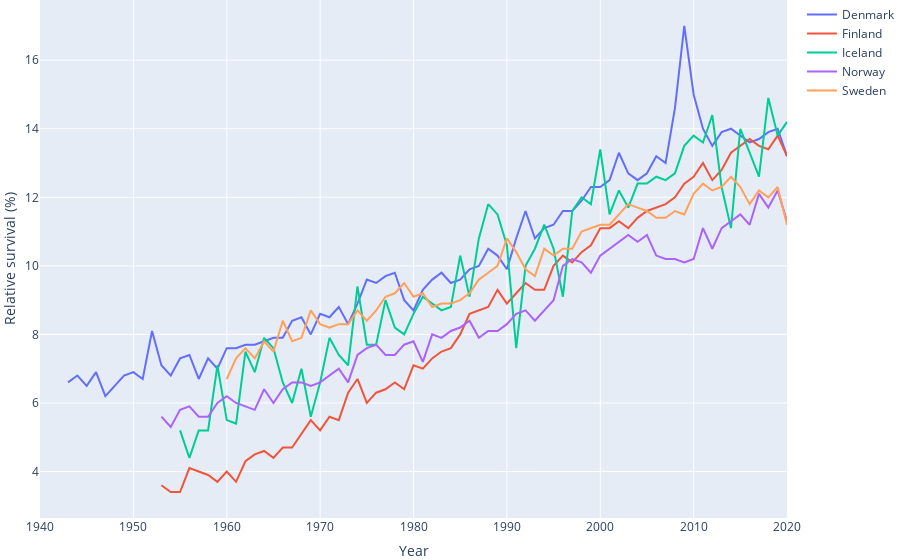

The notebook cell this image was saved under:
### Code cell
import plotly.graph_objects as go
import plotly.express as px
import pandas as pd
import numpy as np


# load cancer data
data = pd.read_csv("../data/NCdata-trends-cum_risk-pop(578,246,208,352,752)-can(180)-incidence-females-age(0-84)-y(1943-2020).csv", header=0, index_col=0)
data = data.T

print(data)

figures = []
for country in data.columns:
    figures.append(
        go.Scatter(
            name=country,
            x=np.asarray(data.index).astype("int"),
            y=data[country],
            mode='lines',
            showlegend=True,
        )
    )

layout = go.Layout(
    #xaxis=dict(title="Period of diagnosis"),
    xaxis=dict(
        title="Year",
        tickmode='linear', #change 1
        tick0=1960,#data.index.min(),
        dtick=10,
        tickvals=data.index,
    ),
    yaxis=dict(title="Relative survival (%)")
)

fig = go.Figure(figures, layout=layout, layout_xaxis_range=[1940, 2020])
fig.update_layout(
    margin=go.layout.Margin(
        l=0, #left margin
        r=0, #right margin
        b=0, #bottom margin
        t=0  #top margin
    )
)

fig.show()
fig.write_image("bc_incidence_over_time.png")
